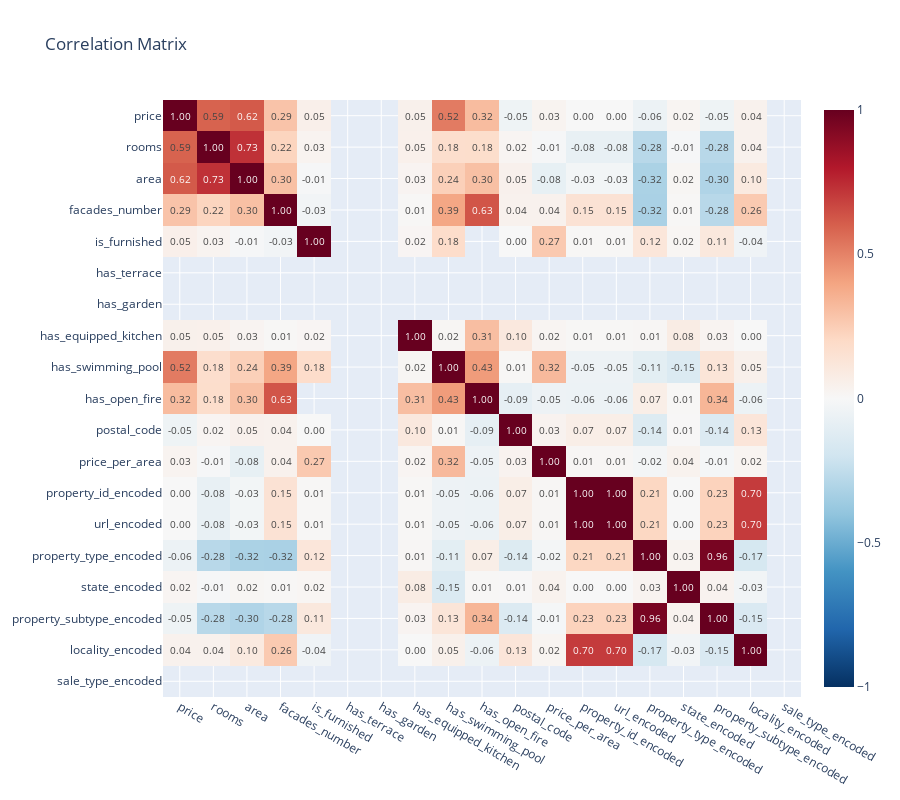

This figure's notebook cell:
### Code cell
# Calculate correlation matrix
correlation_matrix = df_numerical.corr()

# Create interactive heatmap
fig = px.imshow(correlation_matrix, 
                text_auto='.2f',
                aspect='auto',
                color_continuous_scale='RdBu_r',
                color_continuous_midpoint=0,
                title='Correlation Matrix')

fig.update_layout(width=900, height=800)
fig.show()

### Figure 1 — Plotly figure (JSON) as saved in the notebook; plotly's stock layout.template omitted (floating-point values rounded to 4 significant figures; data arrays with more than 128 entries replaced by an {"elided": "..."} marker saying what was removed)
{"data": [{"coloraxis": "coloraxis", "hovertemplate": "x: %{x}<br>y: %{y}<br>color: %{z}<extra></extra>", "name": "0", "texttemplate": "%{z:.2f}", "type": "heatmap", "x": ["price", "rooms", "area", "facades_number", "is_furnished", "has_terrace", "has_garden", "has_equipped_kitchen", "has_swimming_pool", "has_open_fire", "postal_code", "price_per_area", "property_id_encoded", "url_encoded", "property_type_encoded", "state_encoded", "property_subtype_encoded", "locality_encoded", "sale_type_encoded"], "xaxis": "x", "y": ["price", "rooms", "area", "facades_number", "is_furnished", "has_terrace", "has_garden", "has_equipped_kitchen", "has_swimming_pool", "has_open_fire", "postal_code", "price_per_area", "property_id_encoded", "url_encoded", "property_type_encoded", "state_encoded", "property_subtype_encoded", "locality_encoded", "sale_type_encoded"], "yaxis": "y", "z": {"elided": "19x19 float values"}}], "layout": {"coloraxis": {"cmid": 0, "colorscale": [[0, "rgb(5,48,97)"], [0.1, "rgb(33,102,172)"], [0.2, "rgb(67,147,195)"], [0.3, "rgb(146,197,222)"], [0.4, "rgb(209,229,240)"], [0.5, "rgb(247,247,247)"], [0.6, "rgb(253,219,199)"], [0.7, "rgb(244,165,130)"], [0.8, "rgb(214,96,77)"], [0.9, "rgb(178,24,43)"], [1, "rgb(103,0,31)"]]}, "height": 800, "title": {"text": "Correlation Matrix"}, "width": 900, "xaxis": {"anchor": "y", "domain": [0, 1]}, "yaxis": {"anchor": "x", "autorange": "reversed", "domain": [0, 1]}}}
